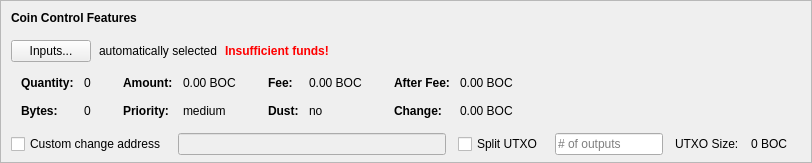
    <widget class="QFrame" name="frameCoinControl">
     <property name="sizePolicy">
      <sizepolicy hsizetype="Expanding" vsizetype="Expanding">
       <horstretch>0</horstretch>
       <verstretch>0</verstretch>
      </sizepolicy>
     </property>
     <property name="maximumSize">
      <size>
       <width>16777215</width>
       <height>16777215</height>
      </size>
     </property>
     <property name="frameShape">
      <enum>QFrame::StyledPanel</enum>
     </property>
     <property name="frameShadow">
      <enum>QFrame::Sunken</enum>
     </property>
     <layout class="QVBoxLayout" name="verticalLayoutCoinControl2">
      <property name="spacing">
       <number>0</number>
      </property>
      <property name="leftMargin">
       <number>0</number>
      </property>
      <property name="topMargin">
       <number>0</number>
      </property>
      <property name="rightMargin">
       <number>0</number>
      </property>
      <property name="bottomMargin">
       <number>6</number>
      </property>
      <item>
       <layout class="QVBoxLayout" name="verticalLayoutCoinControl" stretch="0,0,0,0,1">
        <property name="spacing">
         <number>0</number>
        </property>
        <property name="leftMargin">
         <number>10</number>
        </property>
        <property name="topMargin">
         <number>10</number>
        </property>
        <item>
         <layout class="QHBoxLayout" name="horizontalLayoutCoinControl1">
          <property name="bottomMargin">
           <number>15</number>
          </property>
          <item>
           <widget class="QLabel" name="labelCoinControlFeatures">
            <property name="sizePolicy">
             <sizepolicy hsizetype="Preferred" vsizetype="Maximum">
              <horstretch>0</horstretch>
              <verstretch>0</verstretch>
             </sizepolicy>
            </property>
            <property name="font">
             <font>
              <weight>75</weight>
              <bold>true</bold>
             </font>
            </property>
            <property name="styleSheet">
             <string notr="true">font-weight:bold;</string>
            </property>
            <property name="text">
             <string>Coin Control Features</string>
            </property>
           </widget>
          </item>
         </layout>
        </item>
        <item>
         <layout class="QHBoxLayout" name="horizontalLayoutCoinControl2" stretch="0,0,0,0">
          <property name="spacing">
           <number>8</number>
          </property>
          <property name="bottomMargin">
           <number>10</number>
          </property>
          <item>
           <widget class="QPushButton" name="pushButtonCoinControl">
            <property name="styleSheet">
             <string notr="true"/>
            </property>
            <property name="text">
             <string>Inputs...</string>
            </property>
            <property name="autoDefault">
             <bool>false</bool>
            </property>
           </widget>
          </item>
          <item>
           <widget class="QLabel" name="labelCoinControlAutomaticallySelected">
            <property name="text">
             <string>automatically selected</string>
            </property>
            <property name="margin">
             <number>5</number>
            </property>
           </widget>
          </item>
          <item>
           <widget class="QLabel" name="labelCoinControlInsuffFunds">
            <property name="font">
             <font>
              <weight>75</weight>
              <bold>true</bold>
             </font>
            </property>
            <property name="styleSheet">
             <string notr="true">color:red;font-weight:bold;</string>
            </property>
            <property name="text">
             <string>Insufficient funds!</string>
            </property>
            <property name="margin">
             <number>5</number>
            </property>
           </widget>
          </item>
          <item>
           <spacer name="horizontalSpacerCoinControl">
            <property name="orientation">
             <enum>Qt::Horizontal</enum>
            </property>
            <property name="sizeHint" stdset="0">
             <size>
              <width>40</width>
              <height>1</height>
             </size>
            </property>
           </spacer>
          </item>
         </layout>
        </item>
        <item>
         <widget class="QWidget" name="widgetCoinControl" native="true">
          <property name="sizePolicy">
           <sizepolicy hsizetype="Preferred" vsizetype="Preferred">
            <horstretch>0</horstretch>
            <verstretch>0</verstretch>
           </sizepolicy>
          </property>
          <property name="minimumSize">
           <size>
            <width>0</width>
            <height>0</height>
           </size>
          </property>
          <property name="styleSheet">
           <string notr="true"/>
          </property>
          <layout class="QHBoxLayout" name="horizontalLayoutCoinControl5">
           <property name="leftMargin">
            <number>0</number>
           </property>
           <property name="topMargin">
            <number>0</number>
           </property>
           <property name="rightMargin">
            <number>0</number>
           </property>
           <property name="bottomMargin">
            <number>0</number>
           </property>
           <item>
            <layout class="QHBoxLayout" name="horizontalLayoutCoinControl3" stretch="0,0,0,1">
             <property name="spacing">
              <number>20</number>
             </property>
             <property name="topMargin">
              <number>0</number>
             </property>
             <property name="bottomMargin">
              <number>10</number>
             </property>
             <item>
              <layout class="QFormLayout" name="formLayoutCoinControl1">
               <property name="horizontalSpacing">
                <number>10</number>
               </property>
               <property name="verticalSpacing">
                <number>14</number>
               </property>
               <property name="leftMargin">
                <number>10</number>
               </property>
               <property name="topMargin">
                <number>4</number>
               </property>
               <property name="rightMargin">
                <number>6</number>
               </property>
               <item row="0" column="0">
                <widget class="QLabel" name="labelCoinControlQuantityText">
                 <property name="font">
                  <font>
                   <weight>75</weight>
                   <bold>true</bold>
                  </font>
                 </property>
                 <property name="text">
                  <string>Quantity:</string>
                 </property>
                 <property name="margin">
                  <number>0</number>
                 </property>
                </widget>
               </item>
               <item row="0" column="1">
                <widget class="QLabel" name="labelCoinControlQuantity">
                 <property name="cursor">
                  <cursorShape>IBeamCursor</cursorShape>
                 </property>
                 <property name="contextMenuPolicy">
                  <enum>Qt::ActionsContextMenu</enum>
                 </property>
                 <property name="text">
                  <string notr="true">0</string>
                 </property>
                 <property name="margin">
                  <number>0</number>
                 </property>
                 <property name="textInteractionFlags">
                  <set>Qt::LinksAccessibleByMouse|Qt::TextSelectableByKeyboard|Qt::TextSelectableByMouse</set>
                 </property>
                </widget>
               </item>
               <item row="1" column="0">
                <widget class="QLabel" name="labelCoinControlBytesText">
                 <property name="font">
                  <font>
                   <weight>75</weight>
                   <bold>true</bold>
                  </font>
                 </property>
                 <property name="text">
                  <string>Bytes:</string>
                 </property>
                </widget>
               </item>
               <item row="1" column="1">
                <widget class="QLabel" name="labelCoinControlBytes">
                 <property name="cursor">
                  <cursorShape>IBeamCursor</cursorShape>
                 </property>
                 <property name="contextMenuPolicy">
                  <enum>Qt::ActionsContextMenu</enum>
                 </property>
                 <property name="text">
                  <string notr="true">0</string>
                 </property>
                 <property name="textInteractionFlags">
                  <set>Qt::LinksAccessibleByMouse|Qt::TextSelectableByKeyboard|Qt::TextSelectableByMouse</set>
                 </property>
                </widget>
               </item>
              </layout>
             </item>
             <item>
              <layout class="QFormLayout" name="formLayoutCoinControl2">
               <property name="horizontalSpacing">
                <number>10</number>
               </property>
               <property name="verticalSpacing">
                <number>14</number>
               </property>
               <property name="leftMargin">
                <number>6</number>
               </property>
               <property name="topMargin">
                <number>4</number>
               </property>
               <property name="rightMargin">
                <number>6</number>
               </property>
               <item row="0" column="0">
                <widget class="QLabel" name="labelCoinControlAmountText">
                 <property name="font">
                  <font>
                   <weight>75</weight>
                   <bold>true</bold>
                  </font>
                 </property>
                 <property name="text">
                  <string>Amount:</string>
                 </property>
                 <property name="margin">
                  <number>0</number>
                 </property>
                </widget>
               </item>
               <item row="0" column="1">
                <widget class="QLabel" name="labelCoinControlAmount">
                 <property name="cursor">
                  <cursorShape>IBeamCursor</cursorShape>
                 </property>
                 <property name="contextMenuPolicy">
                  <enum>Qt::ActionsContextMenu</enum>
                 </property>
                 <property name="text">
                  <string notr="true">0.00 BOC</string>
                 </property>
                 <property name="textInteractionFlags">
                  <set>Qt::LinksAccessibleByMouse|Qt::TextSelectableByKeyboard|Qt::TextSelectableByMouse</set>
                 </property>
                </widget>
               </item>
               <item row="1" column="0">
                <widget class="QLabel" name="labelCoinControlPriorityText">
                 <property name="font">
                  <font>
                   <weight>75</weight>
                   <bold>true</bold>
                  </font>
                 </property>
                 <property name="text">
                  <string>Priority:</string>
                 </property>
                </widget>
               </item>
               <item row="1" column="1">
                <widget class="QLabel" name="labelCoinControlPriority">
                 <property name="cursor">
                  <cursorShape>IBeamCursor</cursorShape>
                 </property>
                 <property name="contextMenuPolicy">
                  <enum>Qt::ActionsContextMenu</enum>
                 </property>
                 <property name="text">
                  <string>medium</string>
                 </property>
                 <property name="textInteractionFlags">
                  <set>Qt::LinksAccessibleByMouse|Qt::TextSelectableByKeyboard|Qt::TextSelectableByMouse</set>
                 </property>
                </widget>
               </item>
              </layout>
             </item>
             <item>
              <layout class="QFormLayout" name="formLayoutCoinControl3">
               <property name="horizontalSpacing">
                <number>10</number>
               </property>
               <property name="verticalSpacing">
                <number>14</number>
               </property>
               <property name="leftMargin">
                <number>6</number>
               </property>
               <property name="topMargin">
                <number>4</number>
               </property>
               <property name="rightMargin">
                <number>6</number>
               </property>
               <item row="0" column="0">
                <widget class="QLabel" name="labelCoinControlFeeText">
                 <property name="font">
                  <font>
                   <weight>75</weight>
                   <bold>true</bold>
                  </font>
                 </property>
                 <property name="text">
                  <string>Fee:</string>
                 </property>
                 <property name="margin">
                  <number>0</number>
                 </property>
                </widget>
               </item>
               <item row="0" column="1">
                <widget class="QLabel" name="labelCoinControlFee">
                 <property name="cursor">
                  <cursorShape>IBeamCursor</cursorShape>
                 </property>
                 <property name="contextMenuPolicy">
                  <enum>Qt::ActionsContextMenu</enum>
                 </property>
                 <property name="text">
                  <string notr="true">0.00 BOC</string>
                 </property>
                 <property name="textInteractionFlags">
                  <set>Qt::LinksAccessibleByMouse|Qt::TextSelectableByKeyboard|Qt::TextSelectableByMouse</set>
                 </property>
                </widget>
               </item>
               <item row="1" column="0">
                <widget class="QLabel" name="labelCoinControlLowOutputText">
                 <property name="font">
                  <font>
                   <weight>75</weight>
                   <bold>true</bold>
                  </font>
                 </property>
                 <property name="text">
                  <string>Dust:</string>
                 </property>
                </widget>
               </item>
               <item row="1" column="1">
                <widget class="QLabel" name="labelCoinControlLowOutput">
                 <property name="cursor">
                  <cursorShape>IBeamCursor</cursorShape>
                 </property>
                 <property name="contextMenuPolicy">
                  <enum>Qt::ActionsContextMenu</enum>
                 </property>
                 <property name="text">
                  <string>no</string>
                 </property>
                 <property name="textInteractionFlags">
                  <set>Qt::LinksAccessibleByMouse|Qt::TextSelectableByKeyboard|Qt::TextSelectableByMouse</set>
                 </property>
                </widget>
               </item>
              </layout>
             </item>
             <item>
              <layout class="QFormLayout" name="formLayoutCoinControl4">
               <property name="horizontalSpacing">
                <number>10</number>
               </property>
               <property name="verticalSpacing">
                <number>14</number>
               </property>
               <property name="leftMargin">
                <number>6</number>
               </property>
               <property name="topMargin">
                <number>4</number>
               </property>
               <property name="rightMargin">
                <number>6</number>
               </property>
               <item row="0" column="0">
                <widget class="QLabel" name="labelCoinControlAfterFeeText">
                 <property name="font">
                  <font>
                   <weight>75</weight>
                   <bold>true</bold>
                  </font>
                 </property>
                 <property name="text">
                  <string>After Fee:</string>
                 </property>
                 <property name="margin">
                  <number>0</number>
                 </property>
                </widget>
               </item>
               <item row="0" column="1">
                <widget class="QLabel" name="labelCoinControlAfterFee">
                 <property name="cursor">
                  <cursorShape>IBeamCursor</cursorShape>
                 </property>
                 <property name="contextMenuPolicy">
                  <enum>Qt::ActionsContextMenu</enum>
                 </property>
                 <property name="text">
                  <string notr="true">0.00 BOC</string>
                 </property>
                 <property name="textInteractionFlags">
                  <set>Qt::LinksAccessibleByMouse|Qt::TextSelectableByKeyboard|Qt::TextSelectableByMouse</set>
                 </property>
                </widget>
               </item>
               <item row="1" column="0">
                <widget class="QLabel" name="labelCoinControlChangeText">
                 <property name="font">
                  <font>
                   <weight>75</weight>
                   <bold>true</bold>
                  </font>
                 </property>
                 <property name="text">
                  <string>Change:</string>
                 </property>
                </widget>
               </item>
               <item row="1" column="1">
                <widget class="QLabel" name="labelCoinControlChange">
                 <property name="cursor">
                  <cursorShape>IBeamCursor</cursorShape>
                 </property>
                 <property name="contextMenuPolicy">
                  <enum>Qt::ActionsContextMenu</enum>
                 </property>
                 <property name="text">
                  <string notr="true">0.00 BOC</string>
                 </property>
                 <property name="textInteractionFlags">
                  <set>Qt::LinksAccessibleByMouse|Qt::TextSelectableByKeyboard|Qt::TextSelectableByMouse</set>
                 </property>
                </widget>
               </item>
              </layout>
             </item>
            </layout>
           </item>
          </layout>
         </widget>
        </item>
        <item>
         <layout class="QHBoxLayout" name="horizontalLayoutCoinControl4" stretch="0,0,0,0,0,0,0">
          <property name="spacing">
           <number>12</number>
          </property>
          <property name="sizeConstraint">
           <enum>QLayout::SetDefaultConstraint</enum>
          </property>
          <property name="topMargin">
           <number>5</number>
          </property>
          <property name="rightMargin">
           <number>5</number>
          </property>
          <item>
           <widget class="QCheckBox" name="checkBoxCoinControlChange">
            <property name="toolTip">
             <string>If this is activated, but the change address is empty or invalid, change will be sent to a newly generated address.</string>
            </property>
            <property name="text">
             <string>Custom change address</string>
            </property>
           </widget>
          </item>
          <item>
           <widget class="QValidatedLineEdit" name="lineEditCoinControlChange">
            <property name="enabled">
             <bool>false</bool>
            </property>
            <property name="sizePolicy">
             <sizepolicy hsizetype="Expanding" vsizetype="Fixed">
              <horstretch>0</horstretch>
              <verstretch>0</verstretch>
             </sizepolicy>
            </property>
           </widget>
          </item>
          <item>
           <widget class="QCheckBox" name="splitBlockCheckBox">
            <property name="text">
             <string>Split UTXO</string>
            </property>
           </widget>
          </item>
          <item>
           <widget class="QLineEdit" name="splitBlockLineEdit">
            <property name="sizePolicy">
             <sizepolicy hsizetype="Fixed" vsizetype="Fixed">
              <horstretch>50</horstretch>
              <verstretch>0</verstretch>
             </sizepolicy>
            </property>
            <property name="placeholderText">
             <string># of outputs</string>
            </property>
           </widget>
          </item>
          <item>
           <widget class="QLabel" name="labelBlockSizeText">
            <property name="text">
             <string>UTXO Size:</string>
            </property>
           </widget>
          </item>
          <item>
           <widget class="QLabel" name="labelBlockSize">
            <property name="text">
             <string>0 BOC</string>
            </property>
           </widget>
          </item>
          <item>
           <widget class="QLabel" name="labelCoinControlChangeLabel">
            <property name="sizePolicy">
             <sizepolicy hsizetype="Preferred" vsizetype="Expanding">
              <horstretch>0</horstretch>
              <verstretch>0</verstretch>
             </sizepolicy>
            </property>
            <property name="minimumSize">
             <size>
              <width>0</width>
              <height>0</height>
             </size>
            </property>
            <property name="text">
             <string/>
            </property>
            <property name="margin">
             <number>3</number>
            </property>
           </widget>
          </item>
         </layout>
        </item>
        <item>
         <spacer name="verticalSpacerCoinControl">
          <property name="orientation">
           <enum>Qt::Vertical</enum>
          </property>
          <property name="sizeHint" stdset="0">
           <size>
            <width>800</width>
            <height>1</height>
           </size>
          </property>
         </spacer>
        </item>
       </layout>
      </item>
     </layout>
    </widget>
